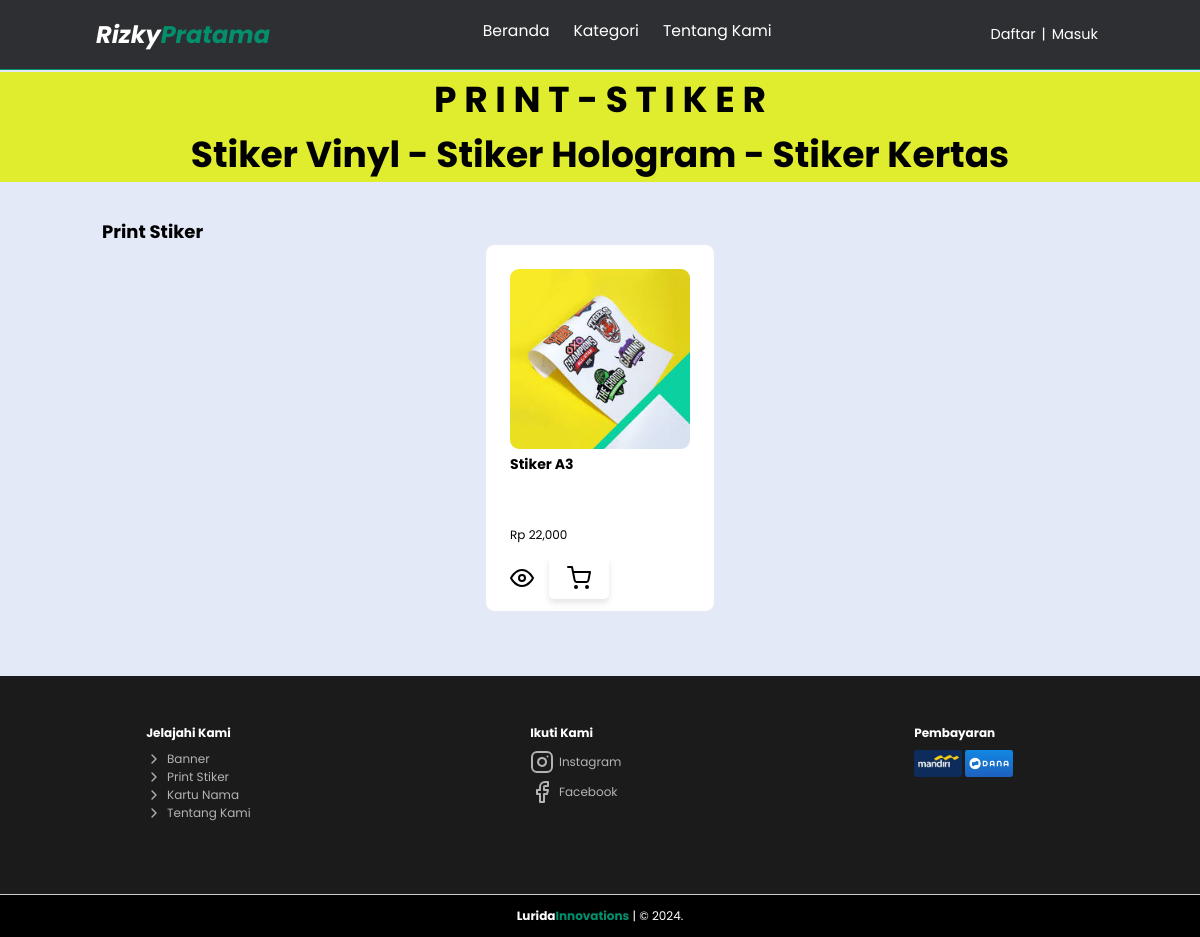
The page /kategori/stiker.php on the database its author committed.
### tables this page shows
CREATE TABLE `produk` (
  `id` int(11) NOT NULL,
  `kategori` varchar(10) NOT NULL,
  `gambar` varchar(50) NOT NULL,
  `nama` varchar(50) NOT NULL,
  `harga` varchar(6) NOT NULL,
  `stok` varchar(3) NOT NULL,
  `dibeli` varchar(3) NOT NULL,
  `bahan` varchar(25) NOT NULL,
  `berat` varchar(4) NOT NULL,
  `model` varchar(40) NOT NULL,
  `deskripsi` varchar(255) NOT NULL
);

### kategori/stiker.php (the view, shortened to what this page needs)
<!DOCTYPE html>
<html lang="en">
<head>
</head>
<body>
    <nav class="navbar">
        <a href="../index.php" class="navbar-logo">Rizky<span>Pratama</span></a>
        <div class="navbar-nav">
            <a href="../index.php">Beranda</a>
            <div class="dropdown">
                <a href="Katalog.php">Kategori</a>
            </div>
            <a href="../tentang-kami.php">Tentang Kami</a>
        </div>
        <div class="navbar-extra">
            <a href="../signup.php" id="daftar" style="font-size: 1.2rem;">Daftar</a>
            <p href="#" id="batas" style="font-size: 1.2rem;">|</p>
            <a href="../login.php" id="login" style="font-size: 1.2rem;">Masuk</a>
        </div>
    </nav>
    <section class="produk">
        <div class="container">
            <h1>P R I N T - S T I K E R</h1>
            <h1>Stiker Vinyl - Stiker Hologram - Stiker Kertas</h1>
        </div>
        <div class="title">
            <h2>Print Stiker</h2>
        </div>
        <div class="produk-item">
            <?php
            include("../php/config.php");
            $result = mysqli_query($con, "SELECT * FROM produk WHERE kategori = 'stiker'");
            while ($row = mysqli_fetch_assoc($result)):
                ?>
                <div class="produk-card">
                    <img src="../admin/asset/img/produk/<?= $row['gambar'] ?>" alt="Image">
                    <h3 class="produk-card-title">
                        <?= $row['nama'] ?>
                    </h3>
                    <p class="produk-card-price">Rp
                        <?= number_format($row['harga']) ?>
                    </p>
                    <form class="add-to-cart-form" method="post" action="">
                        <a href="../detail/detail-produk.php?id=<?= $row['id'] ?>" id="detail"><i
                                data-feather="eye"></i></a>
                        <button type="submit" name="shopping-cart" class="shopping-cart-button"
                            style="background: none; border: none; color:#000; cursor:pointer;"
                            onmouseover="this.style.color='#028f6c';" onmouseout="this.style.color='#000';">
                            <i data-feather="shopping-cart"></i>
                        </button>
                    </form>
                </div>
            <?php endwhile; ?>
        </div>
    </section>
    <footer>
        <div class="footer" id="footer">
            <div class="footer-content">
                <div class="jelajah">
                    <h4>Jelajahi Kami</h4>
                    <div class="tentang">
                        <a href="banner.php"><i data-feather="chevron-right" width="16" height="16"></i> Banner</a>
                        <a href="stiker.php"><i data-feather="chevron-right" width="16" height="16"></i> Print
                            Stiker</a>
                        <a href="kartunama.php"><i data-feather="chevron-right" width="16" height="16"></i>
                            Kartu Nama</a>
                        <a href="../tentang-kami.php"><i data-feather="chevron-right" width="16" height="16"></i>
                            Tentang Kami</a>
                    </div>
                </div>
                <div class="social-media">
                    <h4>Ikuti Kami</h4>
                    <div class="ig"><a href="https://www.instagram.com/gadgetarn?igsh=N3p3ZzJhcGlkNndm"><i
                                data-feather="instagram"></i> Instagram</a></div>
                    <div class="fb"><a href="https://www.facebook.com/profile.php?id=61563441818623&mibextid=ZbWKwL"><i
                                data-feather="facebook"></i> Facebook</a></div>
                </div>
                <div class="pembayaran">
                    <h4>Pembayaran</h4>
                    <img src="../asset/img/pembayaran/Mandiri.jpeg" alt="Mandiri" class="mandiri">
                    <img src="../asset/img/pembayaran/Dana.jpeg" alt="Dana" class="dana">
                </div>
            </div>
        </div>
        <div class="credit">
            <p><a href="">Lurida<span>Innovations</span></a> | &copy; 2024.</p>
        </div>
    </footer>
</body>
</html>

### rows shown on the page
produk: gambar (picture), nama "Stiker A3", harga "22,000"
